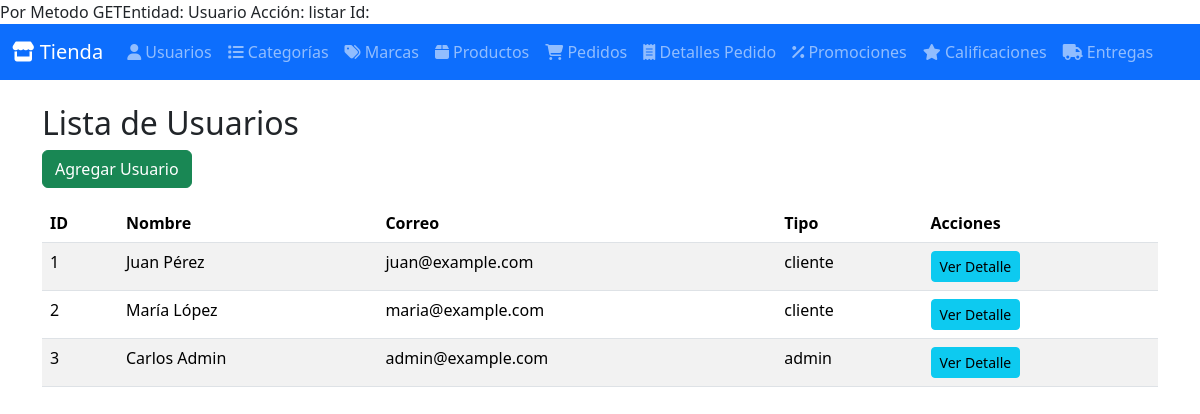
Screenshot of /index.php?entity=Usuario&action=listar with the database file from the repository.
### tables this page shows
CREATE TABLE usuarios (
    id INT AUTO_INCREMENT PRIMARY KEY,
    nombre VARCHAR(100) NOT NULL,
    correo VARCHAR(100) UNIQUE NOT NULL,
    contrasena VARCHAR(255) NOT NULL,
    direccion TEXT,
    telefono VARCHAR(20),
    tipo_usuario ENUM('cliente', 'admin') DEFAULT 'cliente',
    fecha_registro DATE DEFAULT (CURDATE())
);

### Model/ClassUsuario.php (called while the page is built, shortened)
<?php
require_once BASE_PATH . DIRECTORY_SEPARATOR . 'Config' . DIRECTORY_SEPARATOR . 'ClassDatabase.php';
class ClassUsuario {
    private $conn;
    public function __construct() {
        $db = new ClassDatabase();
        $this->conn = $db->getConnection();
    }
    public function getUsuarios() {
        try {
            $stmt = $this->conn->prepare("SELECT * FROM usuarios");
            $stmt->execute();
            return $stmt->fetchAll(PDO::FETCH_ASSOC);
        } catch (PDOException $e) {
            return "Error: " . $e->getMessage();
        }
    }
}
?>

### Config/ClassDatabase.php (called while the page is built, shortened)
<?php
class ClassDatabase {
    private $host = 'localhost';
    private $db_name = 'bd_tienda_dulces';
    private $username = 'root';
    private $password = 'password';
    public function getConnection() {
        $this->conn = null;
        try {
            $this->conn = new PDO("mysql:host={$this->host};dbname={$this->db_name}", $this->username, $this->password);
            $this->conn->setAttribute(PDO::ATTR_ERRMODE, PDO::ERRMODE_EXCEPTION);
        } catch (PDOException $e) {
            echo "Error de conexión: " . $e->getMessage();
        }
        return $this->conn;
    }
}
?>

### Controller/ClassUsuarioController.php (called while the page is built, shortened)
<?php
require_once BASE_PATH . DIRECTORY_SEPARATOR . 'Model' . DIRECTORY_SEPARATOR . 'ClassUsuario.php';
class ClassUsuarioController {
    public function getUsuarioController() {
        $usuarioModel = new ClassUsuario();
        $usuarios = $usuarioModel->getUsuarios();
        return $usuarios;
    }
}
?>

### View/Usuario/listaUsuario.php (the view)
<?php
echo "<h2>Lista de Usuarios</h2>";
echo "<a href='index.php?entity=Usuario&action=insertar' class='btn btn-success mb-3'>Agregar Usuario</a>";
echo "<table class='table table-striped'>";
echo "<thead><tr>
        <th>ID</th><th>Nombre</th><th>Correo</th><th>Tipo</th>
        <th>Acciones</th>
      </tr></thead><tbody>";
foreach ($listadoelementos as $usuario) {
    echo "<tr>";
    echo "<td>{$usuario['id']}</td>";
    echo "<td>{$usuario['nombre']}</td>";
    echo "<td>{$usuario['correo']}</td>";
    echo "<td>{$usuario['tipo_usuario']}</td>";
    echo "<td>
        <a href='index.php?entity=Usuario&action=detalle&id={$usuario['id']}' class='btn btn-info btn-sm'>Ver Detalle</a>
    </td>";
    echo "</tr>";
}
echo "</tbody></table>";
?>

### rows the page displays
usuarios: id "1", nombre "Juan Pérez", correo "juan@example.com", tipo_usuario "cliente"
usuarios: id "2", nombre "María López", correo "maria@example.com", tipo_usuario "cliente"
usuarios: id "3", nombre "Carlos Admin", correo "admin@example.com", tipo_usuario "admin"

### other values shown
$entity "Usuario"
$action "listar"
$label "Usuarios Categorías Marcas Productos Pedidos Detalles Pedido Promociones Calificaciones Entregas"
